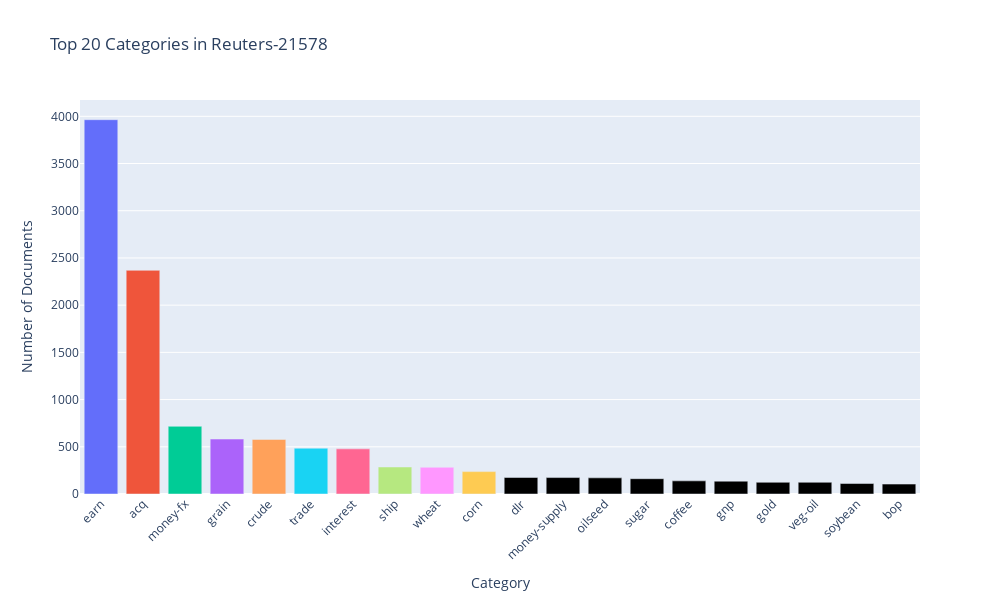

Notebook code cell kept with this figure:
### Code cell
top_20_categories = category_counts.head(20)

fig = go.Figure(data=[go.Bar(
    x=top_20_categories.index, 
    y=top_20_categories.values,
    marker_color=px.colors.qualitative.Plotly
)])

fig.update_layout(
    title='Top 20 Categories in Reuters-21578',
    xaxis_title='Category',
    yaxis_title='Number of Documents',
    xaxis_tickangle=-45,
    height=600,
    width=1000
)

fig.show()

### Figure 1 — Plotly figure (JSON) as saved in the notebook; plotly's stock layout.template omitted (floating-point values rounded to 4 significant figures)
{"data": [{"marker": {"color": ["#636EFA", "#EF553B", "#00CC96", "#AB63FA", "#FFA15A", "#19D3F3", "#FF6692", "#B6E880", "#FF97FF", "#FECB52"]}, "type": "bar", "x": ["earn", "acq", "money-fx", "grain", "crude", "trade", "interest", "ship", "wheat", "corn", "dlr", "money-supply", "oilseed", "sugar", "coffee", "gnp", "gold", "veg-oil", "soybean", "bop"], "y": [3964, 2369, 717, 582, 578, 485, 478, 286, 283, 237, 175, 174, 171, 162, 139, 136, 124, 124, 111, 105]}], "layout": {"height": 600, "title": {"text": "Top 20 Categories in Reuters-21578"}, "width": 1000, "xaxis": {"tickangle": -45, "title": {"text": "Category"}}, "yaxis": {"title": {"text": "Number of Documents"}}}}
